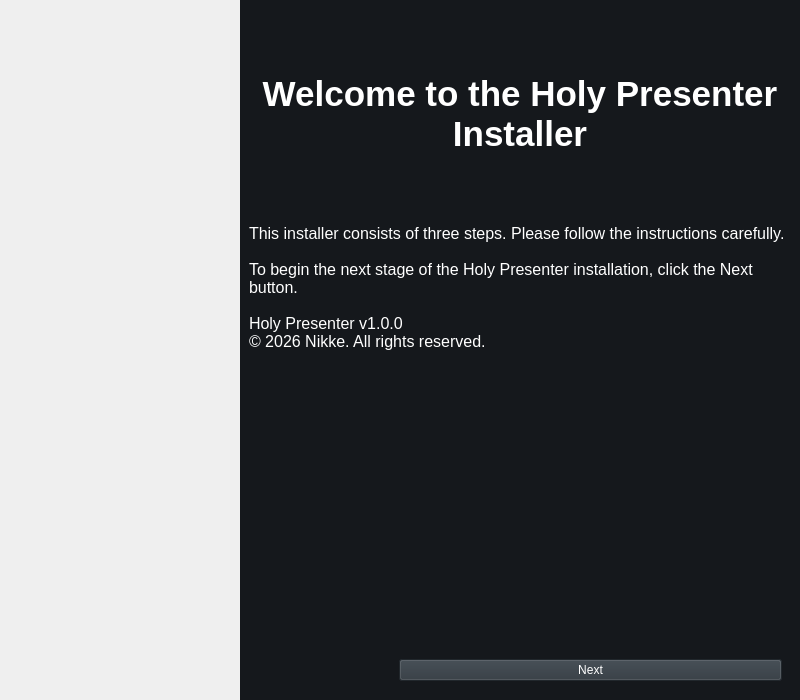
<?xml version="1.0" encoding="UTF-8"?>
<ui version="4.0">
 <class>Form</class>
 <widget class="QWidget" name="Form">
  <property name="geometry">
   <rect>
    <x>0</x>
    <y>0</y>
    <width>800</width>
    <height>700</height>
   </rect>
  </property>
  <property name="windowTitle">
   <string>Holy Presenter Installer</string>
  </property>
  <property name="windowIcon">
   <iconset resource="ui/assets.qrc">
    <normaloff>:/icon/InstallerIcon.png</normaloff>:/icon/InstallerIcon.png</iconset>
  </property>
  <layout class="QHBoxLayout" name="horizontalLayout" stretch="3,7">
   <property name="spacing">
    <number>0</number>
   </property>
   <property name="leftMargin">
    <number>0</number>
   </property>
   <property name="topMargin">
    <number>0</number>
   </property>
   <property name="rightMargin">
    <number>0</number>
   </property>
   <property name="bottomMargin">
    <number>0</number>
   </property>
   <item>
    <widget class="QLabel" name="label">
     <property name="text">
      <string/>
     </property>
     <property name="pixmap">
      <pixmap resource="ui/assets.qrc">:/Installer/InstallerThumb2.png</pixmap>
     </property>
     <property name="scaledContents">
      <bool>true</bool>
     </property>
    </widget>
   </item>
   <item>
    <widget class="QWidget" name="widget" native="true">
     <property name="styleSheet">
      <string notr="true">background-color: rgb(21, 24, 28);</string>
     </property>
     <layout class="QVBoxLayout" name="verticalLayout" stretch="5,10,1">
      <item>
       <widget class="QLabel" name="label_2">
        <property name="styleSheet">
         <string notr="true">font-size: 35px; font-weight: bold; color: white;</string>
        </property>
        <property name="text">
         <string>Welcome to the Holy Presenter Installer</string>
        </property>
        <property name="alignment">
         <set>Qt::AlignmentFlag::AlignCenter</set>
        </property>
        <property name="wordWrap">
         <bool>true</bool>
        </property>
       </widget>
      </item>
      <item>
       <widget class="QLabel" name="label_3">
        <property name="styleSheet">
         <string notr="true">font-size: 16px; color: white;</string>
        </property>
        <property name="text">
         <string>This installer consists of three steps. Please follow the instructions carefully.

To begin the next stage of the Holy Presenter installation, click the Next button.

Holy Presenter v1.0.0
© 2026 Nikke. All rights reserved.</string>
        </property>
        <property name="scaledContents">
         <bool>false</bool>
        </property>
        <property name="alignment">
         <set>Qt::AlignmentFlag::AlignLeading|Qt::AlignmentFlag::AlignLeft|Qt::AlignmentFlag::AlignTop</set>
        </property>
        <property name="wordWrap">
         <bool>true</bool>
        </property>
        <property name="margin">
         <number>50</number>
        </property>
       </widget>
      </item>
      <item>
       <widget class="QWidget" name="widget_2" native="true">
        <layout class="QHBoxLayout" name="horizontalLayout_2" stretch="0,1,3">
         <item>
          <widget class="QLabel" name="label_4">
           <property name="maximumSize">
            <size>
             <width>250</width>
             <height>30</height>
            </size>
           </property>
           <property name="text">
            <string/>
           </property>
           <property name="pixmap">
            <pixmap resource="ui/assets.qrc">:/Installer/InstallerBar1.png</pixmap>
           </property>
           <property name="scaledContents">
            <bool>true</bool>
           </property>
           <property name="alignment">
            <set>Qt::AlignmentFlag::AlignBottom|Qt::AlignmentFlag::AlignLeading|Qt::AlignmentFlag::AlignLeft</set>
           </property>
           <property name="wordWrap">
            <bool>false</bool>
           </property>
          </widget>
         </item>
         <item>
          <spacer name="horizontalSpacer">
           <property name="orientation">
            <enum>Qt::Orientation::Horizontal</enum>
           </property>
           <property name="sizeHint" stdset="0">
            <size>
             <width>48</width>
             <height>20</height>
            </size>
           </property>
          </spacer>
         </item>
         <item>
          <widget class="QPushButton" name="next">
           <property name="styleSheet">
            <string notr="true">background-color: rgb(46, 54, 61); color: white;</string>
           </property>
           <property name="text">
            <string>Next</string>
           </property>
          </widget>
         </item>
        </layout>
       </widget>
      </item>
     </layout>
    </widget>
   </item>
  </layout>
 </widget>
 <resources>
  <include location="ui/assets.qrc"/>
 </resources>
 <connections/>
</ui>
